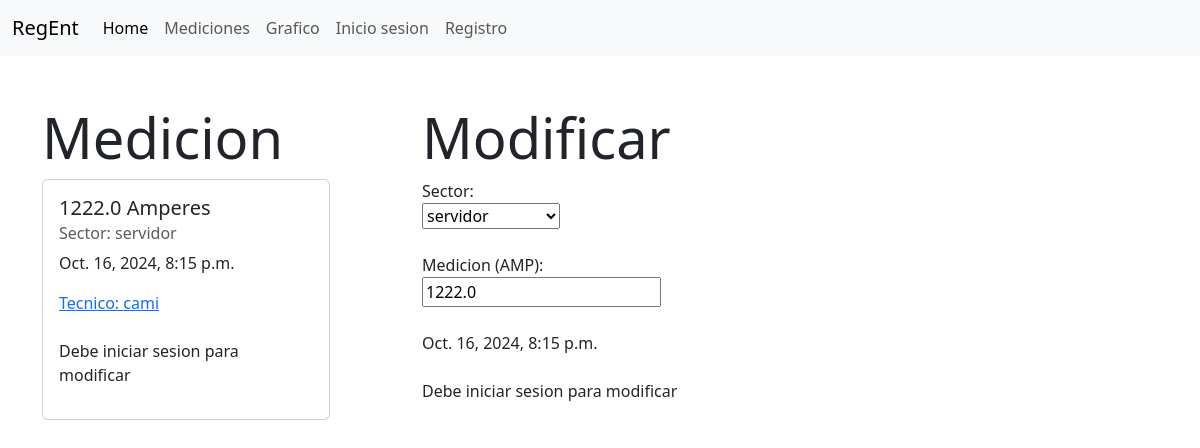
Page /mediciones/2/ on the committed database.
### inicio/models.py (models this page shows, shortened)
class Medicion(models.Model):
    sector = models.CharField(max_length=20)
    medida = models.FloatField()
    fecha_hora = models.CharField(max_length=20)
    tecnico= models.ForeignKey(User, on_delete=models.CASCADE)

### inicio/views.py (the view, shortened to what this page needs)
# urls.py: path('mediciones/<int:medida_id>/', views.medida, name="medida")
def medida(request, medida_id):
    if request.method == 'GET':
        medida=Medicion.objects.get(pk=medida_id)
        return render(request, "medida.html", {
            'medida': medida})

### inicio/templates/medida.html (shortened to what this page needs)
{% extends 'base.html' %}
{% block content %}
    <br><br>
        <div class="container">
          <div class="row row-cols-3">
            <div class="col">
                <h1 class="display-4" style="aling: center">Medicion</h1>
                <div class="card" style="width: 18rem;">
                    <div class="card-body">
                      <h5 class="card-title">{{ medida.medida }} Amperes</h5>
                      <h6 class="card-subtitle mb-2 text-body-secondary">Sector: {{ medida.sector }}</h6>
                      <p class="card-text">{{ medida.fecha_hora }}</p>
                      <a href="#" class="card-link">Tecnico: {{ medida.tecnico }}</a><br><br>
                      {% if user.is_authenticated %}
                      <form action= "" method="POST">
                        {% csrf_token %}
                      <input type="submit" value="Eliminar" name="boton">
                      </form>
                        {% else %}
                        <p>Debe iniciar sesion para modificar</p>
                        {% endif %}
                    </div>
                </div>
            </div>
            <div class="col">
                <h1 class="display-4" style="aling: center">Modificar </h1>
              <form action= "" method="POST">
              <label for="sector">Sector:</label><br>
              <select id="sector" name="sector">
                <option value="{{ medida.sector }}">{{ medida.sector }}</option>
              </select><br><br>
                <label for="medicion">Medicion (AMP):</label><br>
                <input type="text" id="medicion" name="medicion" value="{{ medida.medida }}"><br><br>
                <label for="fecha_medicion">{{ medida.fecha_hora }}</label><br><br>
                {% if user.is_authenticated %}
                <input type="submit" value="Modificar" name="boton">
                {% else %}
                <p>Debe iniciar sesion para modificar</p>
                {% endif %}
              </form>
            </div>
            <div class="col"></div>
          </div>
        </div>
{% endblock %}

### rows in the picture
Medicion: medida "1222.0", sector "servidor", fecha_hora "Oct. 16, 2024, 8:15 p.m.", tecnico "cami", medicion "1222.0"
